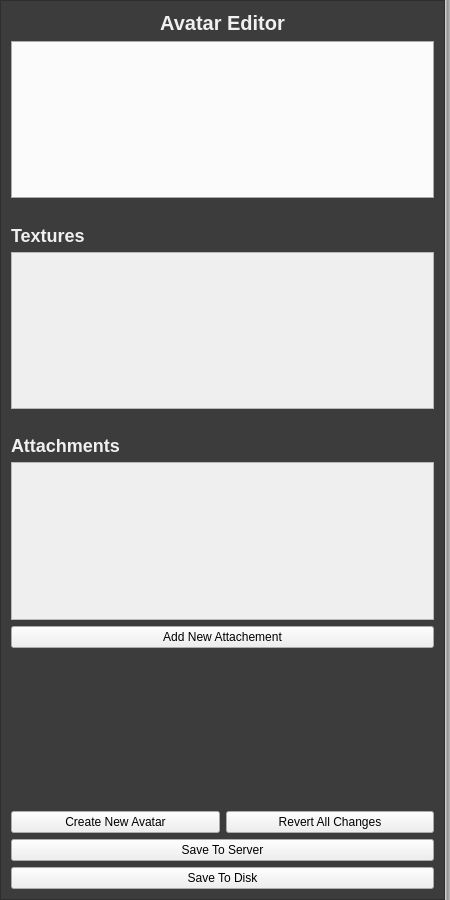
<?xml version="1.0" encoding="UTF-8"?>
<ui version="4.0">
 <class>AvatarEditor</class>
 <widget class="QWidget" name="AvatarEditor">
  <property name="geometry">
   <rect>
    <x>0</x>
    <y>0</y>
    <width>450</width>
    <height>900</height>
   </rect>
  </property>
  <property name="minimumSize">
   <size>
    <width>450</width>
    <height>0</height>
   </size>
  </property>
  <property name="maximumSize">
   <size>
    <width>450</width>
    <height>16777215</height>
   </size>
  </property>
  <property name="windowTitle">
   <string>Avatar Editor</string>
  </property>
  <property name="styleSheet">
   <string notr="true">QWidget#AvatarEditor {
	background-color: rgb(60, 60, 60);
}

QFrame#MainFrame {
	background-color: rgb(60, 60, 60);
}

QLabel#title_materials, #title_attachments {
	font: Arial;
	color: rgb(240, 240, 240);
	font-size: 18px;
	font-weight: bold;
}

QLabel#main_title {
	font: Arial;
	color: rgb(240, 240, 240);
	font-size: 20px;
	font-weight: bold;
}

QWidget#border_widget {
	background-color: qlineargradient(spread:pad, x1:1, y1:1, x2:0, y2:1, stop:0 rgba(187, 187, 187, 255), stop:0.488636 rgba(147, 147, 147, 255), stop:1 rgba(216, 216, 216, 255));
}</string>
  </property>
  <layout class="QHBoxLayout" name="horizontalLayout_2">
   <property name="spacing">
    <number>0</number>
   </property>
   <property name="margin">
    <number>0</number>
   </property>
   <item>
    <widget class="QFrame" name="MainFrame">
     <property name="styleSheet">
      <string notr="true"/>
     </property>
     <property name="frameShape">
      <enum>QFrame::StyledPanel</enum>
     </property>
     <property name="frameShadow">
      <enum>QFrame::Raised</enum>
     </property>
     <layout class="QVBoxLayout" name="verticalLayout">
      <property name="margin">
       <number>10</number>
      </property>
      <item>
       <widget class="QLabel" name="main_title">
        <property name="text">
         <string>Avatar Editor</string>
        </property>
        <property name="alignment">
         <set>Qt::AlignCenter</set>
        </property>
       </widget>
      </item>
      <item>
       <widget class="QTabWidget" name="tab_appearance">
        <property name="currentIndex">
         <number>-1</number>
        </property>
       </widget>
      </item>
      <item>
       <spacer name="verticalSpacer_2">
        <property name="orientation">
         <enum>Qt::Vertical</enum>
        </property>
        <property name="sizeType">
         <enum>QSizePolicy::Fixed</enum>
        </property>
        <property name="sizeHint" stdset="0">
         <size>
          <width>20</width>
          <height>20</height>
         </size>
        </property>
       </spacer>
      </item>
      <item>
       <widget class="QLabel" name="title_materials">
        <property name="text">
         <string>Textures</string>
        </property>
       </widget>
      </item>
      <item>
       <widget class="QScrollArea" name="scroll_materials">
        <property name="widgetResizable">
         <bool>true</bool>
        </property>
        <widget class="QWidget" name="panel_materials">
         <property name="enabled">
          <bool>true</bool>
         </property>
         <property name="geometry">
          <rect>
           <x>0</x>
           <y>0</y>
           <width>416</width>
           <height>149</height>
          </rect>
         </property>
         <property name="baseSize">
          <size>
           <width>0</width>
           <height>0</height>
          </size>
         </property>
        </widget>
       </widget>
      </item>
      <item>
       <spacer name="verticalSpacer_3">
        <property name="orientation">
         <enum>Qt::Vertical</enum>
        </property>
        <property name="sizeType">
         <enum>QSizePolicy::Fixed</enum>
        </property>
        <property name="sizeHint" stdset="0">
         <size>
          <width>20</width>
          <height>20</height>
         </size>
        </property>
       </spacer>
      </item>
      <item>
       <widget class="QLabel" name="title_attachments">
        <property name="text">
         <string>Attachments</string>
        </property>
       </widget>
      </item>
      <item>
       <widget class="QScrollArea" name="scroll_attachments">
        <property name="widgetResizable">
         <bool>true</bool>
        </property>
        <widget class="QWidget" name="panel_attachments">
         <property name="geometry">
          <rect>
           <x>0</x>
           <y>0</y>
           <width>416</width>
           <height>150</height>
          </rect>
         </property>
        </widget>
       </widget>
      </item>
      <item>
       <widget class="QPushButton" name="but_attachment">
        <property name="text">
         <string>Add New Attachement</string>
        </property>
       </widget>
      </item>
      <item>
       <spacer name="verticalSpacer">
        <property name="orientation">
         <enum>Qt::Vertical</enum>
        </property>
        <property name="sizeHint" stdset="0">
         <size>
          <width>20</width>
          <height>40</height>
         </size>
        </property>
       </spacer>
      </item>
      <item>
       <widget class="QWidget" name="widget" native="true">
        <property name="sizePolicy">
         <sizepolicy hsizetype="Expanding" vsizetype="Fixed">
          <horstretch>0</horstretch>
          <verstretch>0</verstretch>
         </sizepolicy>
        </property>
        <layout class="QHBoxLayout" name="horizontalLayout">
         <property name="margin">
          <number>0</number>
         </property>
         <item>
          <widget class="QPushButton" name="but_load">
           <property name="text">
            <string>Create New Avatar</string>
           </property>
          </widget>
         </item>
         <item>
          <widget class="QPushButton" name="but_revert">
           <property name="text">
            <string>Revert All Changes</string>
           </property>
          </widget>
         </item>
        </layout>
       </widget>
      </item>
      <item>
       <widget class="QPushButton" name="but_export">
        <property name="text">
         <string>Save To Server</string>
        </property>
       </widget>
      </item>
      <item>
       <widget class="QWidget" name="widget2" native="true">
        <property name="sizePolicy">
         <sizepolicy hsizetype="Expanding" vsizetype="Fixed">
          <horstretch>0</horstretch>
          <verstretch>0</verstretch>
         </sizepolicy>
        </property>
        <layout class="QHBoxLayout" name="horizontalLayout2">
         <property name="margin">
          <number>0</number>
         </property>
         <item>
          <widget class="QPushButton" name="but_exportlocal">
           <property name="text">
            <string>Save To Disk</string>
           </property>
          </widget>
         </item>
        </layout>
       </widget>
      </item>
     </layout>
    </widget>
   </item>
   <item>
    <widget class="QWidget" name="border_widget" native="true">
     <property name="minimumSize">
      <size>
       <width>5</width>
       <height>0</height>
      </size>
     </property>
     <property name="maximumSize">
      <size>
       <width>5</width>
       <height>16777215</height>
      </size>
     </property>
    </widget>
   </item>
  </layout>
 </widget>
 <resources/>
 <connections/>
</ui>
